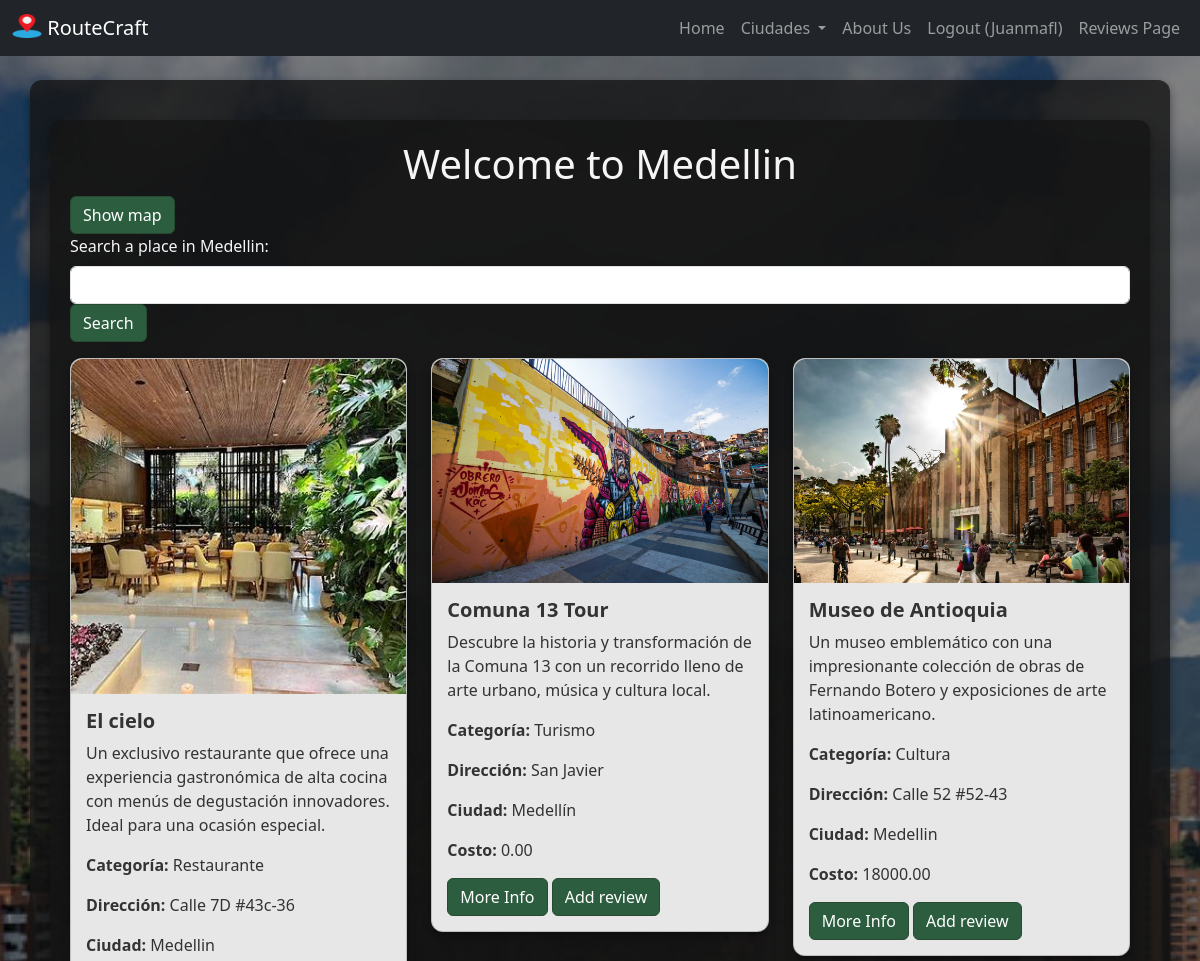
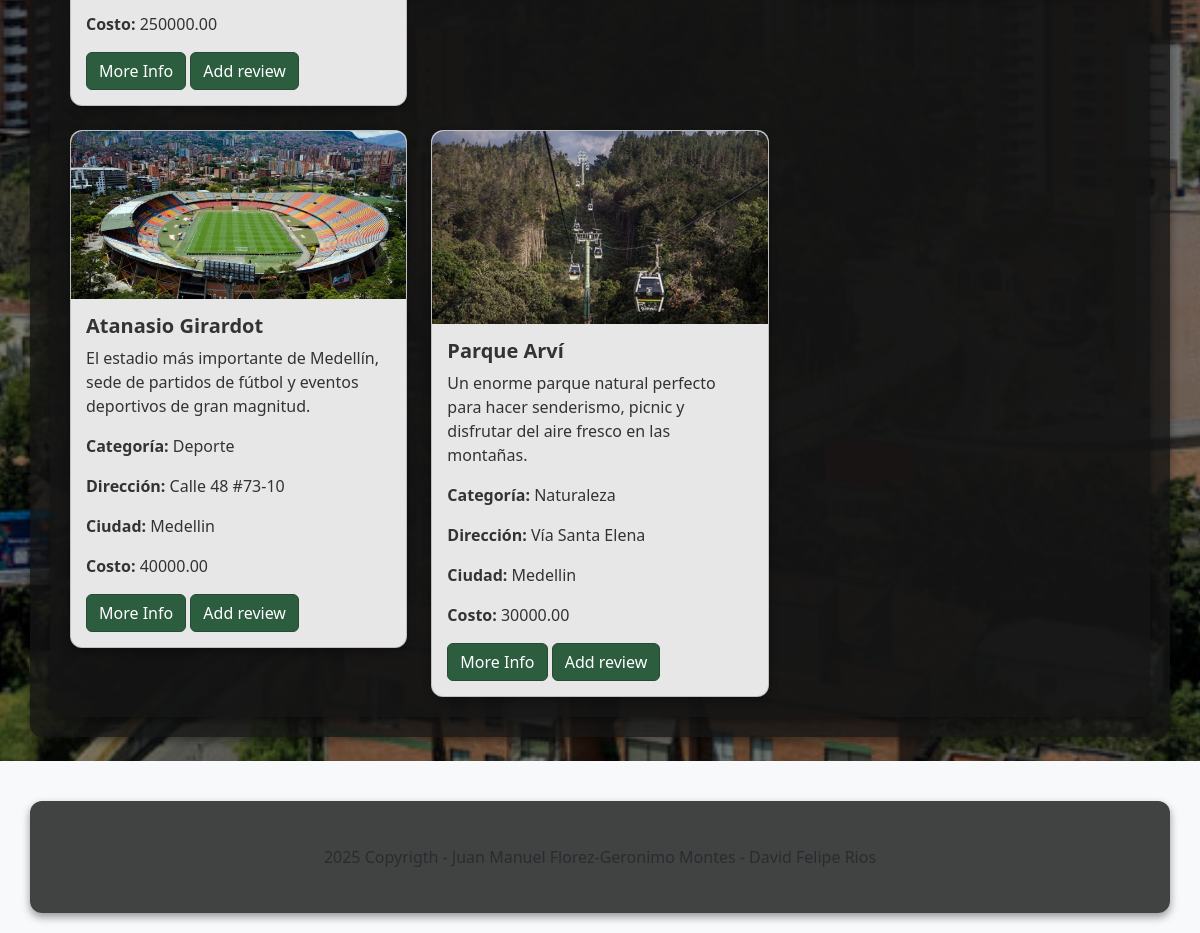
Screenshot of /ciudades/medellin/ (signed in) with the database file from the repository (2 pictures, top to bottom).
### places/models.py (models this page shows, shortened)
class Place(models.Model):
    name = models.CharField(max_length=255)
    description = models.TextField()
    category = models.CharField(max_length=100)
    address = models.CharField(max_length=255, default="Dirección no especificada")
    city = models.CharField(max_length=100)
    cost = models.DecimalField(max_digits=10, decimal_places=2, default=0.00)
    url = models.URLField(blank=True, null=True)
    image = models.ImageField(upload_to='places/images/', null=True, blank=True)
    latitude = models.FloatField(null=True, blank=True)
    longitude = models.FloatField(null=True, blank=True)

### places/views.py (the view)
# urls.py: path('ciudades/medellin/', placesviews.medellin, name='medellin'),
def medellin(request):
    searchTerm = request.GET.get('searchPlace')
    if searchTerm:
        places = Place.objects.filter(name__icontains=searchTerm)
    else:
        places = Place.objects.all()
    return render(request, 'medellin.html', {'searchTerm': searchTerm, 'places': places})

### places/templates/medellin.html (shortened to what this page needs)
{% extends 'base.html' %}
{% load static %}
{% block content %}
<html lang="es">
<head>
    <link rel="stylesheet" href="https://cdnjs.cloudflare.com/ajax/libs/leaflet/1.9.3/leaflet.css" />
</head>
<body>
    <div class="container">
        <h1 class="text-center">Welcome to Medellin</h1>
        <button class="btn btn-primary" onclick="toggleMap()">Show map</button>
        <form action="">
            <div class="mb-3">
                <label for="searchPlace" class="form-label">Search a place in Medellin:</label>
                <input type="text" class="form-control" name="searchPlace" />
                <button type="submit" class="btn btn-primary">Search</button>
            </div>
        </form>
        <div class="row row-cols-1 row-cols-md-3 g-4">
            {% for place in places %}
            <div class="col">
                <div class="card">
                    <img class="card-img-top" src="{{ place.image.url }}" alt="Imagen de {{ place.name }}" />
                    <div class="card-body">
                        <h5 class="card-title fw-bold">{{ place.name }}</h5>
                        <p class="card-text">{{ place.description }}</p>
                        <p><strong>Categoría:</strong> {{ place.category }}</p>
                        <p><strong>Dirección:</strong> {{ place.address }}</p>
                        <p><strong>Ciudad:</strong> {{ place.city }}</p>
                        <p><strong>Costo:</strong> {{ place.cost }}</p>
                        {% if place.url %}
                        <a href="{{ place.url }}" class="btn btn-primary">More Info</a>
                        {% endif %}
                        <button class="btn btn-primary" data-bs-toggle="modal" data-bs-target="#reviewModal{{ place.id }}">Add review</button>
                    </div>
                </div>
            </div>
            {% endfor %}
        </div>
    </div>
</body>
</html>
{% endblock %}

### places/templates/base.html (shortened to what this page needs)
{% load static %}
<!DOCTYPE html>
<html lang="en">
<head>
    <link href="https://cdn.jsdelivr.net/npm/bootstrap@5.3.3/dist/css/bootstrap.min.css" rel="stylesheet">
    <link rel="stylesheet" href="{% static 'css/styles.css' %}">
</head>
<body>
    <nav class="navbar navbar-expand-lg navbar-dark bg-dark">
        <div class="container-fluid">
            <a class="navbar-brand" href="{% url 'home' %}">
                <img src="{% static 'places/images/home.png' %}" alt="" width="30" height="24"
                     class="d-inline-block align-text-top">
                RouteCraft
            </a>
            <div class="collapse navbar-collapse" id="navbarNav">
                <ul class="navbar-nav ms-auto">
                    <li class="nav-item">
                        <a class="nav-link" href="{% url 'home' %}">Home</a>
                    </li>
                    <li class="nav-item dropdown">
                        <a class="nav-link dropdown-toggle" href="#" id="navbarDropdown" role="button" data-bs-toggle="dropdown" aria-expanded="false">
                            Ciudades
                        </a>
                    </li>
                    <li class="nav-item">
                        <a class="nav-link" href="{% url 'about' %}">About Us</a>
                    </li>
                    {% if user.is_authenticated %}
                    <li class="nav-item">
                        <a class="nav-link" href="{% url 'logoutaccount' %}">Logout ({{ user.username }})</a>
                    </li>
                    <li class="nav-item">
                        <a class="nav-link" href="{% url 'reviews_page' %}">Reviews Page</a>
                    </li>
                    {% endif %}
                </ul>
            </div>
        </div>
    </nav>
    <div class="container mt-4">
        {% block content %}
        {% endblock %}
    </div>
    <footer class="text-center text-lg-start bg-light text-muted mt-4">
        <div class="container">
            <div class="row">
                <div class="text-center p-4">
                    2025 Copyrigth - Juan Manuel Florez-Geronimo Montes - David Felipe Rios
                </div>
            </div>
        </div>
    </footer>
</body>
</html>

### places/static/css/styles.css (style rules this page uses)
footer { position: relative; background: rgba(255, 255, 255, 0.2) !important; z-index: 3; color: white; padding: 20px; text-align: center; }

### rows the page displays
Place: image (picture), name "El cielo", description "Un exclusivo restaurante que ofrece una experiencia gastronómica de alta cocina con menús de degustación innovadores. Ideal para una ocasión especial.", category "Restaurante", address "Calle 7D #43c-36", city "Medellin", cost "250000.00"
Place: image (picture), name "Comuna 13 Tour", description "Descubre la historia y transformación de la Comuna 13 con un recorrido lleno de arte urbano, música y cultura local.", category "Turismo", address "San Javier", city "Medellín", cost "0.00"
Place: image (picture), name "Museo de Antioquia", description "Un museo emblemático con una impresionante colección de obras de Fernando Botero y exposiciones de arte latinoamericano.", category "Cultura", address "Calle 52 #52-43", city "Medellin", cost "18000.00"
Place: image (picture), name "Atanasio Girardot", description "El estadio más importante de Medellín, sede de partidos de fútbol y eventos deportivos de gran magnitud.", category "Deporte", address "Calle 48 #73-10", city "Medellin", cost "40000.00"
Place: image (picture), name "Parque Arví", description "Un enorme parque natural perfecto para hacer senderismo, picnic y disfrutar del aire fresco en las montañas.", category "Naturaleza", address "Vía Santa Elena", city "Medellin", cost "30000.00"

### other values shown
{{ user.username }} "Juanmafl"
